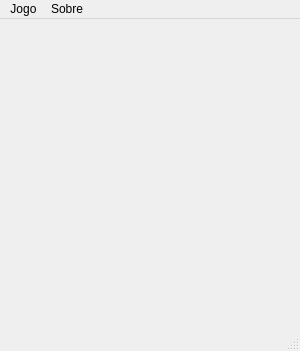
<?xml version="1.0" encoding="UTF-8"?>
<ui version="4.0">
 <class>NineHoles</class>
 <widget class="QMainWindow" name="NineHoles">
  <property name="geometry">
   <rect>
    <x>0</x>
    <y>0</y>
    <width>300</width>
    <height>351</height>
   </rect>
  </property>
  <property name="windowTitle">
   <string>NineHoles</string>
  </property>
  <widget class="QWidget" name="centralwidget">
   <property name="minimumSize">
    <size>
     <width>300</width>
     <height>300</height>
    </size>
   </property>
   <property name="maximumSize">
    <size>
     <width>300</width>
     <height>300</height>
    </size>
   </property>
   <property name="styleSheet">
    <string notr="true">#centralwidget{
	background: url(':/grid');
}</string>
   </property>
   <layout class="QGridLayout" name="gridLayout">
    <property name="leftMargin">
     <number>0</number>
    </property>
    <property name="topMargin">
     <number>0</number>
    </property>
    <property name="rightMargin">
     <number>0</number>
    </property>
    <property name="bottomMargin">
     <number>0</number>
    </property>
    <property name="spacing">
     <number>0</number>
    </property>
    <item row="0" column="0">
     <widget class="Hole" name="hole00">
      <property name="minimumSize">
       <size>
        <width>100</width>
        <height>100</height>
       </size>
      </property>
      <property name="maximumSize">
       <size>
        <width>100</width>
        <height>100</height>
       </size>
      </property>
      <property name="styleSheet">
       <string notr="true">QPushButton{
	border: none;
	outline: none;
}</string>
      </property>
      <property name="text">
       <string/>
      </property>
      <property name="icon">
       <iconset resource="NineHoles.qrc">
        <normaloff>:/empty</normaloff>:/empty</iconset>
      </property>
      <property name="iconSize">
       <size>
        <width>50</width>
        <height>49</height>
       </size>
      </property>
      <property name="flat">
       <bool>true</bool>
      </property>
      <property name="row" stdset="0">
       <number>0</number>
      </property>
      <property name="col" stdset="0">
       <number>0</number>
      </property>
     </widget>
    </item>
    <item row="0" column="1">
     <widget class="Hole" name="hole01">
      <property name="minimumSize">
       <size>
        <width>100</width>
        <height>100</height>
       </size>
      </property>
      <property name="maximumSize">
       <size>
        <width>100</width>
        <height>100</height>
       </size>
      </property>
      <property name="styleSheet">
       <string notr="true">QPushButton{
	border: none;
	outline: none;
}</string>
      </property>
      <property name="text">
       <string/>
      </property>
      <property name="icon">
       <iconset resource="NineHoles.qrc">
        <normaloff>:/empty</normaloff>:/empty</iconset>
      </property>
      <property name="iconSize">
       <size>
        <width>50</width>
        <height>49</height>
       </size>
      </property>
      <property name="flat">
       <bool>true</bool>
      </property>
      <property name="row" stdset="0">
       <number>0</number>
      </property>
      <property name="col" stdset="0">
       <number>1</number>
      </property>
     </widget>
    </item>
    <item row="0" column="2">
     <widget class="Hole" name="hole02">
      <property name="minimumSize">
       <size>
        <width>100</width>
        <height>100</height>
       </size>
      </property>
      <property name="maximumSize">
       <size>
        <width>100</width>
        <height>100</height>
       </size>
      </property>
      <property name="styleSheet">
       <string notr="true">QPushButton{
	border: none;
	outline: none;
}</string>
      </property>
      <property name="text">
       <string/>
      </property>
      <property name="icon">
       <iconset resource="NineHoles.qrc">
        <normaloff>:/empty</normaloff>:/empty</iconset>
      </property>
      <property name="iconSize">
       <size>
        <width>50</width>
        <height>49</height>
       </size>
      </property>
      <property name="flat">
       <bool>true</bool>
      </property>
      <property name="row" stdset="0">
       <number>0</number>
      </property>
      <property name="col" stdset="0">
       <number>2</number>
      </property>
     </widget>
    </item>
    <item row="1" column="0">
     <widget class="Hole" name="hole10">
      <property name="minimumSize">
       <size>
        <width>100</width>
        <height>100</height>
       </size>
      </property>
      <property name="maximumSize">
       <size>
        <width>100</width>
        <height>100</height>
       </size>
      </property>
      <property name="styleSheet">
       <string notr="true">QPushButton{
	border: none;
	outline: none;
}</string>
      </property>
      <property name="text">
       <string/>
      </property>
      <property name="icon">
       <iconset resource="NineHoles.qrc">
        <normaloff>:/empty</normaloff>:/empty</iconset>
      </property>
      <property name="iconSize">
       <size>
        <width>50</width>
        <height>49</height>
       </size>
      </property>
      <property name="flat">
       <bool>true</bool>
      </property>
      <property name="row" stdset="0">
       <number>1</number>
      </property>
      <property name="col" stdset="0">
       <number>0</number>
      </property>
     </widget>
    </item>
    <item row="1" column="1" rowspan="2">
     <widget class="Hole" name="hole11">
      <property name="minimumSize">
       <size>
        <width>100</width>
        <height>100</height>
       </size>
      </property>
      <property name="maximumSize">
       <size>
        <width>100</width>
        <height>100</height>
       </size>
      </property>
      <property name="styleSheet">
       <string notr="true">QPushButton{
	border: none;
	outline: none;
}</string>
      </property>
      <property name="text">
       <string/>
      </property>
      <property name="icon">
       <iconset resource="NineHoles.qrc">
        <normaloff>:/empty</normaloff>:/empty</iconset>
      </property>
      <property name="iconSize">
       <size>
        <width>50</width>
        <height>49</height>
       </size>
      </property>
      <property name="flat">
       <bool>true</bool>
      </property>
      <property name="row" stdset="0">
       <number>1</number>
      </property>
      <property name="col" stdset="0">
       <number>1</number>
      </property>
     </widget>
    </item>
    <item row="1" column="2" rowspan="2">
     <widget class="Hole" name="hole12">
      <property name="minimumSize">
       <size>
        <width>100</width>
        <height>100</height>
       </size>
      </property>
      <property name="maximumSize">
       <size>
        <width>100</width>
        <height>100</height>
       </size>
      </property>
      <property name="styleSheet">
       <string notr="true">QPushButton{
	border: none;
	outline: none;
}</string>
      </property>
      <property name="text">
       <string/>
      </property>
      <property name="icon">
       <iconset resource="NineHoles.qrc">
        <normaloff>:/empty</normaloff>:/empty</iconset>
      </property>
      <property name="iconSize">
       <size>
        <width>50</width>
        <height>49</height>
       </size>
      </property>
      <property name="flat">
       <bool>true</bool>
      </property>
      <property name="row" stdset="0">
       <number>1</number>
      </property>
      <property name="col" stdset="0">
       <number>2</number>
      </property>
     </widget>
    </item>
    <item row="2" column="0" rowspan="2">
     <widget class="Hole" name="hole20">
      <property name="minimumSize">
       <size>
        <width>100</width>
        <height>100</height>
       </size>
      </property>
      <property name="maximumSize">
       <size>
        <width>100</width>
        <height>100</height>
       </size>
      </property>
      <property name="styleSheet">
       <string notr="true">QPushButton{
	border: none;
	outline: none;
}</string>
      </property>
      <property name="text">
       <string/>
      </property>
      <property name="icon">
       <iconset resource="NineHoles.qrc">
        <normaloff>:/empty</normaloff>:/empty</iconset>
      </property>
      <property name="iconSize">
       <size>
        <width>50</width>
        <height>49</height>
       </size>
      </property>
      <property name="flat">
       <bool>true</bool>
      </property>
      <property name="row" stdset="0">
       <number>2</number>
      </property>
      <property name="col" stdset="0">
       <number>0</number>
      </property>
     </widget>
    </item>
    <item row="3" column="1">
     <widget class="Hole" name="hole21">
      <property name="minimumSize">
       <size>
        <width>100</width>
        <height>100</height>
       </size>
      </property>
      <property name="maximumSize">
       <size>
        <width>100</width>
        <height>100</height>
       </size>
      </property>
      <property name="styleSheet">
       <string notr="true">QPushButton{
	border: none;
	outline: none;
}</string>
      </property>
      <property name="text">
       <string/>
      </property>
      <property name="icon">
       <iconset resource="NineHoles.qrc">
        <normaloff>:/empty</normaloff>:/empty</iconset>
      </property>
      <property name="iconSize">
       <size>
        <width>50</width>
        <height>49</height>
       </size>
      </property>
      <property name="flat">
       <bool>true</bool>
      </property>
      <property name="row" stdset="0">
       <number>2</number>
      </property>
      <property name="col" stdset="0">
       <number>1</number>
      </property>
     </widget>
    </item>
    <item row="3" column="2">
     <widget class="Hole" name="hole22">
      <property name="minimumSize">
       <size>
        <width>100</width>
        <height>100</height>
       </size>
      </property>
      <property name="maximumSize">
       <size>
        <width>100</width>
        <height>100</height>
       </size>
      </property>
      <property name="styleSheet">
       <string notr="true">QPushButton{
	border: none;
	outline: none;
}</string>
      </property>
      <property name="text">
       <string/>
      </property>
      <property name="icon">
       <iconset resource="NineHoles.qrc">
        <normaloff>:/empty</normaloff>:/empty</iconset>
      </property>
      <property name="iconSize">
       <size>
        <width>50</width>
        <height>49</height>
       </size>
      </property>
      <property name="flat">
       <bool>true</bool>
      </property>
      <property name="row" stdset="0">
       <number>2</number>
      </property>
      <property name="col" stdset="0">
       <number>2</number>
      </property>
     </widget>
    </item>
   </layout>
  </widget>
  <widget class="QMenuBar" name="menubar">
   <property name="geometry">
    <rect>
     <x>0</x>
     <y>0</y>
     <width>300</width>
     <height>26</height>
    </rect>
   </property>
   <widget class="QMenu" name="menuJogo">
    <property name="title">
     <string>Jogo</string>
    </property>
    <addaction name="actionNovo"/>
    <addaction name="actionSair"/>
   </widget>
   <widget class="QMenu" name="menuAjuda">
    <property name="title">
     <string>Sobre</string>
    </property>
    <addaction name="actionAjuda"/>
   </widget>
   <addaction name="menuJogo"/>
   <addaction name="menuAjuda"/>
  </widget>
  <widget class="QStatusBar" name="statusbar"/>
  <action name="actionNovo">
   <property name="text">
    <string>Novo</string>
   </property>
  </action>
  <action name="actionSair">
   <property name="text">
    <string>Sair</string>
   </property>
  </action>
  <action name="actionAjuda">
   <property name="text">
    <string>Ajuda</string>
   </property>
  </action>
 </widget>
 <customwidgets>
  <customwidget>
   <class>Hole</class>
   <extends>QPushButton</extends>
   <header location="global">hole.h</header>
  </customwidget>
 </customwidgets>
 <resources>
  <include location="NineHoles.qrc"/>
 </resources>
 <connections/>
</ui>
